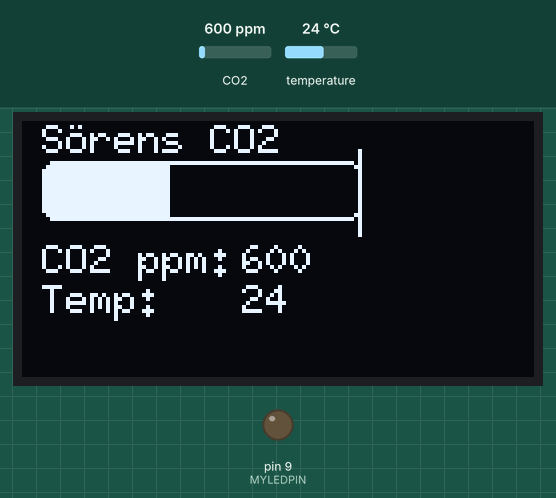
This sketch was run on a simulated Arduino Uno, built with avr-gcc and run on an emulated ATmega328P. Shown: 128×64 one-colour display, output pins drawn as LEDs (lit = HIGH). Inputs (shaded band) come from the test bench; at power-on: CO2 600 ppm, temperature 24 °C. What the sketch prints to the serial monitor is not drawn.

Above: at 1.3 s.
1.4 s: CO2 set to 1475 ppm
At 5.1 s:
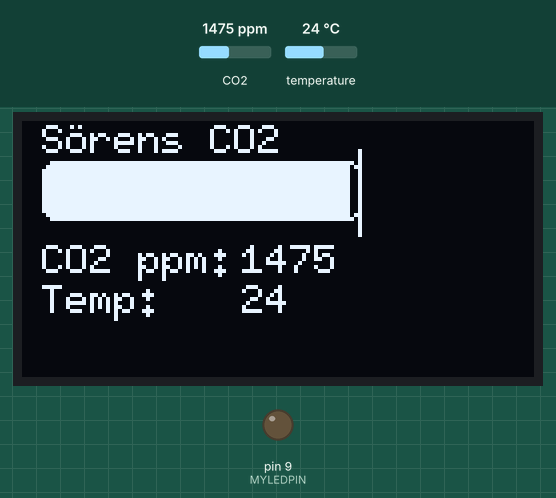
5.4 s: CO2 set to 1528 ppm
At 8.4 s:
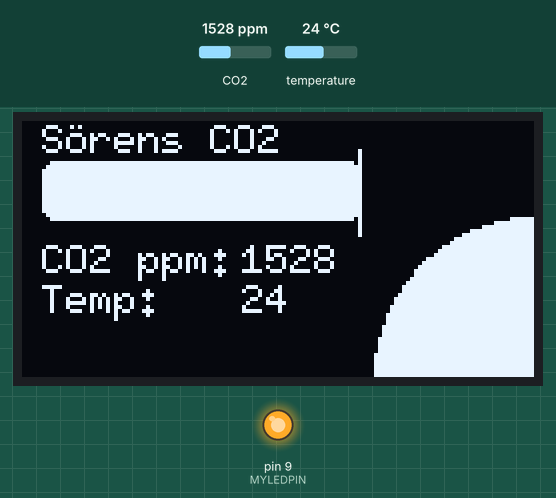
8.8 s: CO2 set to 452 ppm
At 11.5 s:
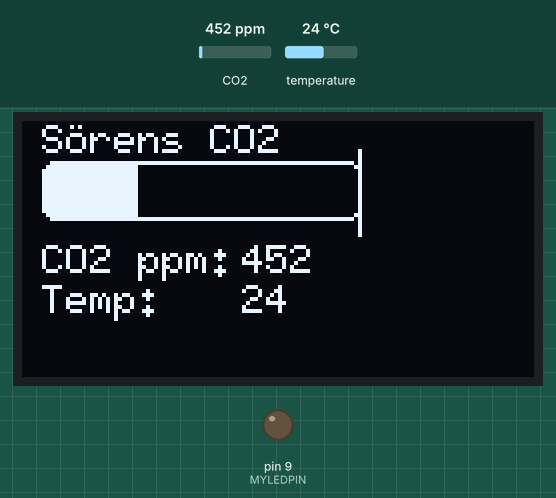
12.2 s: temperature set to 19 °C
At 14.6 s:
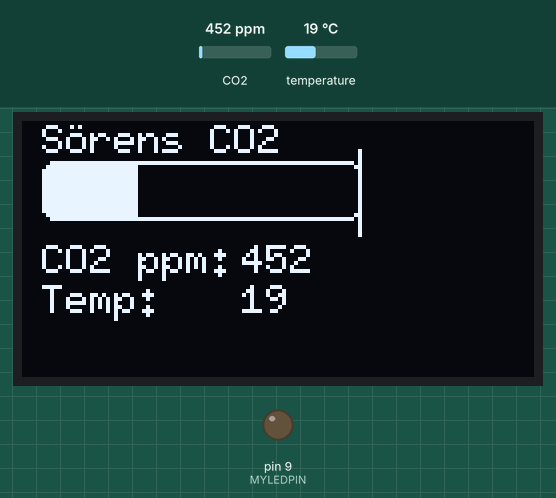
15.6 s: temperature set to 41 °C
At 19.0 s:
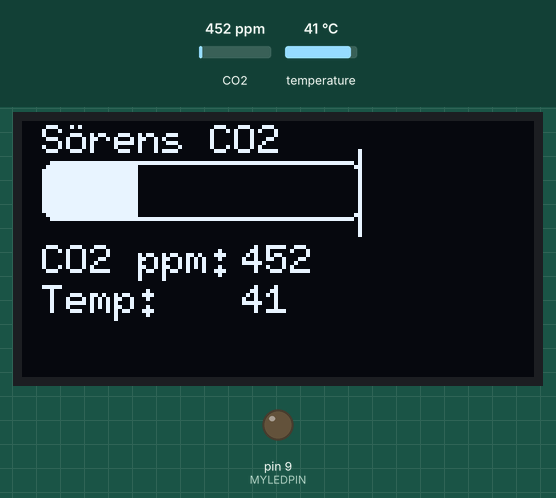
Timing chart, 0 to 20.0 s (numbered marks = the images above; inputs shaded):
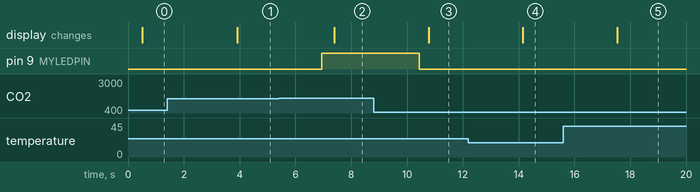

Measured:
- the behaviour switches between 1500 and 1501 ppm on CO2 (found by bisection; images 1 and 2)
- after the input at 1.4 s, the display: changes after 2.5 s (image 1)
- after the input at 5.4 s, pin 9 (MYLEDPIN): LOW → HIGH after 1.6 s; the display: changes after 2.0 s (image 2)
- after the input at 8.8 s, pin 9 (MYLEDPIN): HIGH → LOW after 1.6 s; the display: changes after 2.0 s (image 3)
- after the input at 12.2 s, the display: changes after 2.0 s (image 4)
- after the input at 15.6 s, the display: changes after 1.9 s (image 5)

The sketch:

combined.ino
```cpp
#include <U8g2lib.h>
#include <Wire.h>
#include <Arduino.h>
#include <MHZ.h>
#include <SoftwareSerial.h>
#define RX_PIN 5         //MH-Z19 RX-PIN
#define TX_PIN 7         //MH-Z19 TX-PIN
#define PWMPIN 3
#define MYLEDPIN 9
#define BAUDRATE 9600
#define LIMIT 1500

typedef struct Position {
  int x;
  int y;
  int height;
  int width;
  int radius;
  Position() {};
  Position(int x_, int y_) {
    x = x_;
    y = y_;
  }
  Position(int x_, int y_, int radius_) {
    x = x_;
    y = y_;
    radius = radius_;
  }
  Position(int x_, int y_, int height_, int width_) {
    x = x_;
    y = y_;
    height = height_;
    width = width_;
  };
} Position;

U8G2_SSD1306_128X64_NONAME_1_HW_I2C u8g2(U8G2_R0, U8X8_PIN_NONE);
MHZ co2(RX_PIN, TX_PIN, PWMPIN, MHZ19B);

Position loadingBarPosition;
Position ppmPosition;
Position circlePosition;
Position temperaturePosition;

int temperature;
int CO2;
int ppm_uart;
int ppm_pwm;
int preheating = 0;

void u8g2_prepare() {
  u8g2.setFont(u8g2_font_6x10_tf);
//  u8g2.setFont(u8g2_font_profont10_tf);
  u8g2.setFontRefHeightExtendedText();
  u8g2.setDrawColor(1);
  u8g2.setFontPosTop();
  u8g2.setFontDirection(0);
  u8g2.enableUTF8Print();
}

void my_draw_string(int x, int y, String text) {
  u8g2.setCursor(x, y);
  u8g2.print(text);
}

void draw_loading_bar(float percent, Position position) {
  my_draw_string(position.x, position.y - 10, "Sörens CO2");
  u8g2.drawBox(position.x + 1, position.y + 1, int(percent * (position.width - 2)), position.height - 2);
  u8g2.drawRFrame(position.x, position.y, position.width, position.height, 3);
}

void draw_loading_bar_with_limit(float value, float limit, Position position) {
  float percentage = value / limit;
  draw_loading_bar(percentage, position);
  u8g2.drawLine(position.x + position.width - 1, position.y - 3, position.x + position.width - 1, position.y + position.height + 3);
}

void print_co2_value(int value, Position position) {
  my_draw_string(position.x, position.y, "CO2 ppm:");
  String value_as_string = String(value);
  my_draw_string(position.x + 50, position.y, value_as_string.c_str());
//  my_draw_string(5, 50, String(ppm_uart).c_str());
//  my_draw_string(50, 50, String(ppm_pwm).c_str());
}

void print_temperature_value(int value, Position position) {
  my_draw_string(position.x, position.y, "Temp:");
  String value_as_string = String(value);
  my_draw_string(position.x + 50, position.y, value_as_string.c_str());
}

void draw_preheating() {
  my_draw_string(50, 50, "Heizt auf ...");
}

void displayHandler(int ppm, int temperature, Position loadingBarPosition, Position ppmPosition, Position tempPosition, int isPreheating) {
  if (isPreheating) {
    draw_preheating();
  } else {
    draw_loading_bar_with_limit(ppm, LIMIT, loadingBarPosition);
    print_co2_value(ppm, ppmPosition);
    print_temperature_value(temperature, tempPosition);
    if (ppm > LIMIT) {
      drawCircle(circlePosition);
    }
  }
}

void drawCircle(Position circlePosition) {
  u8g2.drawDisc(circlePosition.x, circlePosition.y, circlePosition.radius);
}

void setup(void) {
  u8g2.begin();
  u8g2_prepare();

  Serial.begin(BAUDRATE);
  pinMode(MYLEDPIN, OUTPUT);
  pinMode(PWMPIN, INPUT);

  delay(100);

  loadingBarPosition = Position(5, 10, 15, 80);
  ppmPosition = Position(5, 30);
  circlePosition = Position(128, 64, 40);
  temperaturePosition = Position(5, 40);

  Serial.println("preheat");
}

void loop() {
  int preheating = co2.isPreHeating();

  ppm_uart = co2.readCO2UART();
  ppm_pwm = co2.readCO2PWM();
  temperature = co2.getLastTemperature();
  CO2 = ppm_uart;

  Serial.print("UART: \t");
  Serial.println(ppm_uart);
  Serial.print("PWM: \t");
  Serial.println(ppm_pwm);
  Serial.print("Temp: \t");
  Serial.println(temperature);

  if (CO2 > LIMIT) {
    digitalWrite(MYLEDPIN, HIGH);
  } else {
    digitalWrite(MYLEDPIN, LOW);
  }

  u8g2.firstPage();
  do {
    displayHandler(CO2, temperature, loadingBarPosition, ppmPosition, temperaturePosition, preheating);
  } while (u8g2.nextPage());
  delay(3000);
}
```
